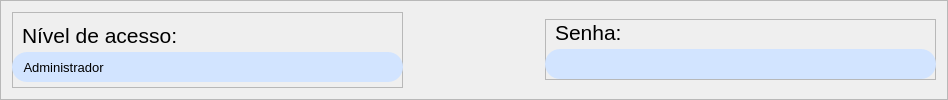
                  <widget class="QFrame" name="frame_34">
                   <property name="minimumSize">
                    <size>
                     <width>948</width>
                     <height>100</height>
                    </size>
                   </property>
                   <property name="maximumSize">
                    <size>
                     <width>800</width>
                     <height>61</height>
                    </size>
                   </property>
                   <property name="frameShape">
                    <enum>QFrame::StyledPanel</enum>
                   </property>
                   <property name="frameShadow">
                    <enum>QFrame::Raised</enum>
                   </property>
                   <layout class="QHBoxLayout" name="horizontalLayout_9">
                    <item>
                     <widget class="QFrame" name="frame_35">
                      <property name="minimumSize">
                       <size>
                        <width>391</width>
                        <height>0</height>
                       </size>
                      </property>
                      <property name="frameShape">
                       <enum>QFrame::StyledPanel</enum>
                      </property>
                      <property name="frameShadow">
                       <enum>QFrame::Raised</enum>
                      </property>
                      <widget class="QComboBox" name="cbb_cad_acesso">
                       <property name="geometry">
                        <rect>
                         <x>0</x>
                         <y>40</y>
                         <width>391</width>
                         <height>30</height>
                        </rect>
                       </property>
                       <property name="minimumSize">
                        <size>
                         <width>391</width>
                         <height>30</height>
                        </size>
                       </property>
                       <property name="maximumSize">
                        <size>
                         <width>391</width>
                         <height>30</height>
                        </size>
                       </property>
                       <property name="font">
                        <font>
                         <pointsize>10</pointsize>
                        </font>
                       </property>
                       <property name="styleSheet">
                        <string notr="true">QComboBox{border-radius:15px; background:rgb(210, 228, 255);}
QComboBox:drop-down{width: 32px; border:hidden}
QComboBox:down-arrow{image: url(icons/expand_more_black_18dp.svg); width: 18px; height: 18px; padding-right: 8px;}</string>
                       </property>
                       <property name="maxVisibleItems">
                        <number>10</number>
                       </property>
                       <property name="sizeAdjustPolicy">
                        <enum>QComboBox::AdjustToContentsOnFirstShow</enum>
                       </property>
                       <property name="iconSize">
                        <size>
                         <width>18</width>
                         <height>18</height>
                        </size>
                       </property>
                       <item>
                        <property name="text">
                         <string>  Administrador</string>
                        </property>
                       </item>
                       <item>
                        <property name="text">
                         <string>  Integrante</string>
                        </property>
                       </item>
                      </widget>
                      <widget class="QLabel" name="label_cad_acesso">
                       <property name="geometry">
                        <rect>
                         <x>10</x>
                         <y>10</y>
                         <width>171</width>
                         <height>26</height>
                        </rect>
                       </property>
                       <property name="font">
                        <font>
                         <pointsize>16</pointsize>
                        </font>
                       </property>
                       <property name="text">
                        <string>Nível de acesso:</string>
                       </property>
                      </widget>
                     </widget>
                    </item>
                    <item>
                     <spacer name="horizontalSpacer_13">
                      <property name="orientation">
                       <enum>Qt::Horizontal</enum>
                      </property>
                      <property name="sizeHint" stdset="0">
                       <size>
                        <width>40</width>
                        <height>20</height>
                       </size>
                      </property>
                     </spacer>
                    </item>
                    <item>
                     <widget class="QFrame" name="frame_36">
                      <property name="minimumSize">
                       <size>
                        <width>391</width>
                        <height>61</height>
                       </size>
                      </property>
                      <property name="maximumSize">
                       <size>
                        <width>16777215</width>
                        <height>61</height>
                       </size>
                      </property>
                      <property name="frameShape">
                       <enum>QFrame::StyledPanel</enum>
                      </property>
                      <property name="frameShadow">
                       <enum>QFrame::Raised</enum>
                      </property>
                      <widget class="QLineEdit" name="lineEdit_cad_senha">
                       <property name="geometry">
                        <rect>
                         <x>0</x>
                         <y>30</y>
                         <width>391</width>
                         <height>30</height>
                        </rect>
                       </property>
                       <property name="minimumSize">
                        <size>
                         <width>391</width>
                         <height>30</height>
                        </size>
                       </property>
                       <property name="maximumSize">
                        <size>
                         <width>391</width>
                         <height>16777215</height>
                        </size>
                       </property>
                       <property name="font">
                        <font>
                         <pointsize>10</pointsize>
                        </font>
                       </property>
                       <property name="styleSheet">
                        <string notr="true">border-radius:15px ;background:rgb(210, 228, 255);</string>
                       </property>
                      </widget>
                      <widget class="QLabel" name="label_cad_senha">
                       <property name="geometry">
                        <rect>
                         <x>10</x>
                         <y>0</y>
                         <width>81</width>
                         <height>26</height>
                        </rect>
                       </property>
                       <property name="font">
                        <font>
                         <pointsize>16</pointsize>
                        </font>
                       </property>
                       <property name="text">
                        <string>Senha:</string>
                       </property>
                      </widget>
                     </widget>
                    </item>
                   </layout>
                  </widget>
